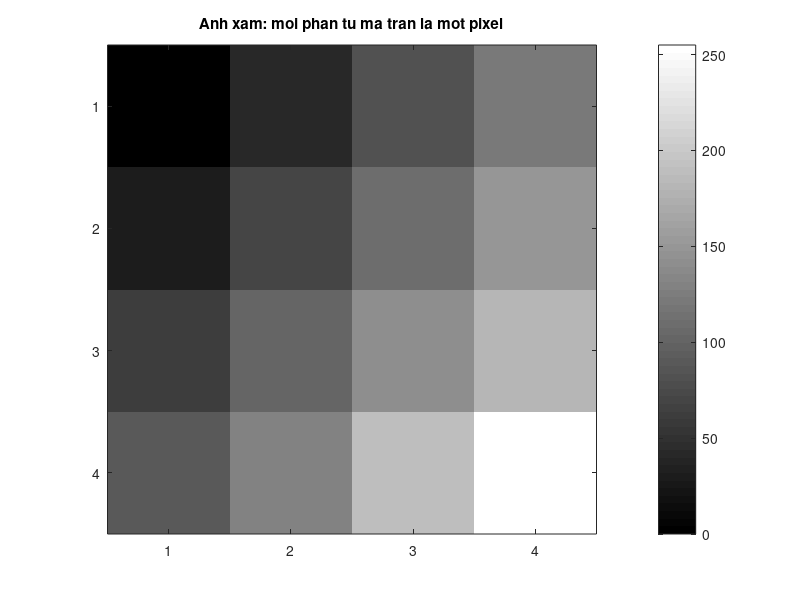
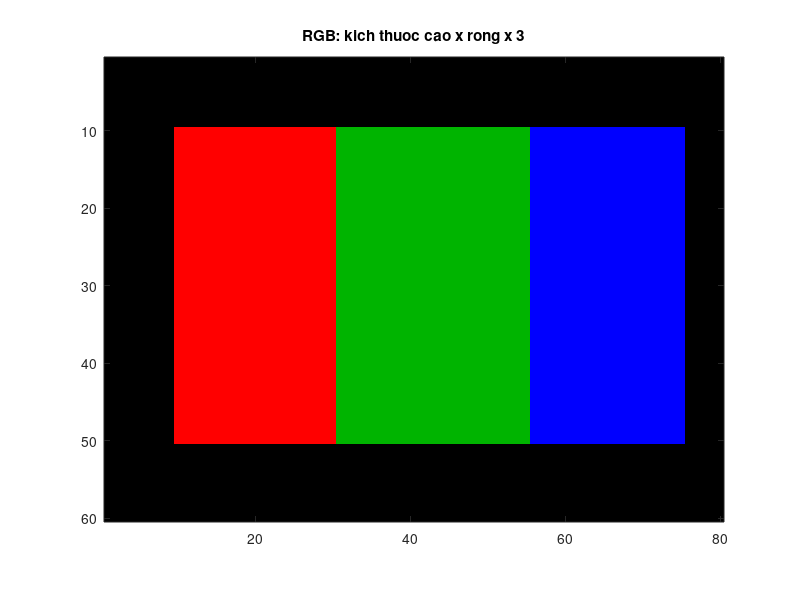
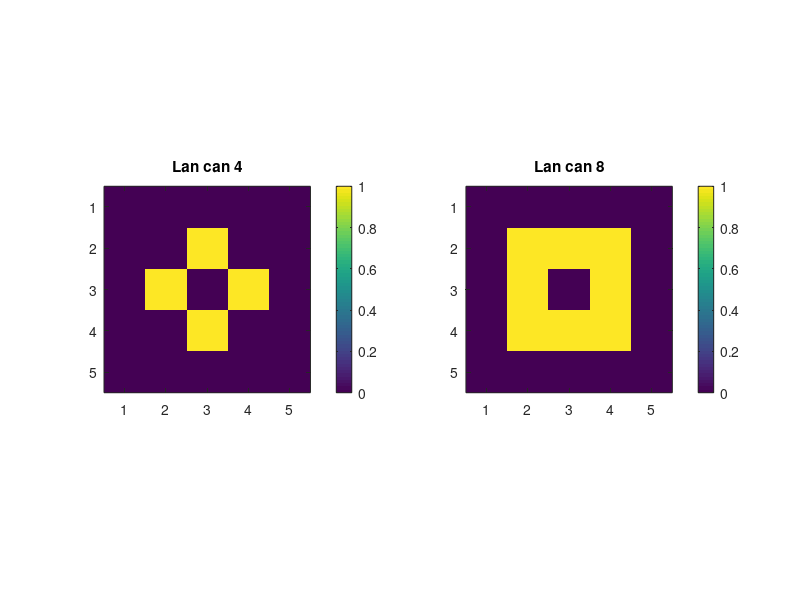
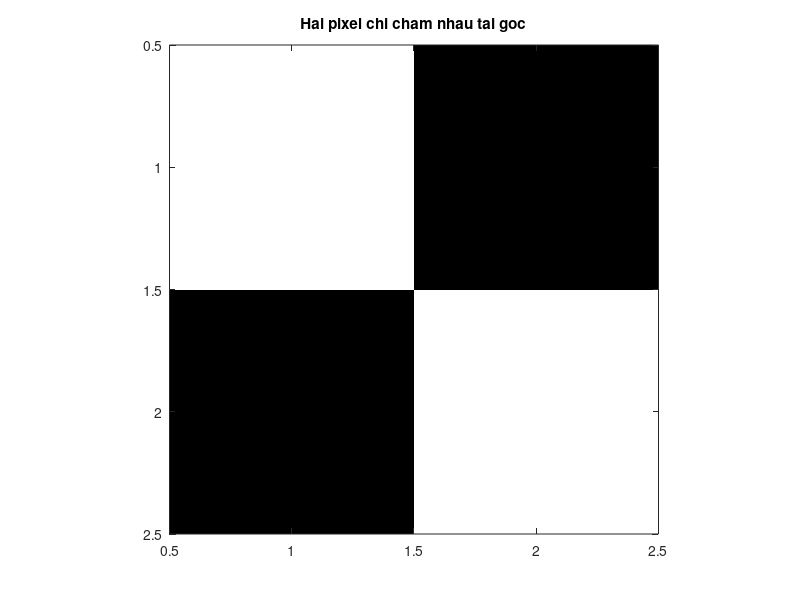

MATLAB code to generate these figures, in order:
%% CHUONG 2 - GOI Y LOI GIAI
% Chay tung section (Ctrl+Enter) hoac chay ca file.

clear; close all; clc;

%% Bai 1
I = uint8([0 40 80 120; ...
           30 70 110 150; ...
           60 100 140 180; ...
           90 130 190 255]);
p = I(2,3);                  % p = 110
fprintf('I co kich thuoc %d x %d, kieu %s, I(2,3)=%d\n', ...
    size(I,1), size(I,2), class(I), p);
figure('Name','Loi giai 1');
imagesc(I); axis image; colormap gray; colorbar;
title('Anh xam: moi phan tu ma tran la mot pixel');

%% Bai 2
I2 = [10 80 130 240; 50 160 200 30; 90 100 220 170];
B = I2 >= 128;
disp('Anh nhi phan B (1 neu pixel >= 128):');
disp(B);

%% Bai 3
R = uint8(zeros(60, 80));
G = uint8(zeros(60, 80));
Bblue = uint8(zeros(60, 80));
R(10:50, 10:30) = 255;
G(10:50, 31:55) = 180;
Bblue(10:50, 56:75) = 255;
RGB = cat(3, R, G, Bblue);
greenAt2040 = RGB(20,40,2); % 180
fprintf('RGB co kich thuoc %s; kenh green tai (20,40) = %d\n', ...
    mat2str(size(RGB)), greenAt2040);
figure('Name','Loi giai 3'); image(RGB); axis image;
title('RGB: kich thuoc cao x rong x 3');

%% Bai 4
% Lan can 4: tren, duoi, trai, phai quanh tam (3,3).
N4 = false(5,5);
N4(2,3) = true; N4(4,3) = true;
N4(3,2) = true; N4(3,4) = true;
% Lan can 8 them bon o cheo.
N8 = N4;
N8(2,2) = true; N8(2,4) = true;
N8(4,2) = true; N8(4,4) = true;
figure('Name','Loi giai 4');
subplot(1,2,1); imagesc(N4); axis image; colorbar; title('Lan can 4');
subplot(1,2,2); imagesc(N8); axis image; colorbar; title('Lan can 8');

%% Bai 5
X = logical([1 0; 0 1]);
% Theo 4-lien thong: 2 thanh phan rieng.
% Theo 8-lien thong: 1 thanh phan, vi hai pixel ke nhau theo duong cheo.
fprintf(['Ma tran X co 2 pixel foreground. Chung tao 2 vung theo 4-lien thong ' ...
         'va 1 vung theo 8-lien thong.\n']);
figure('Name','Loi giai 5'); imagesc(X); axis image; colormap gray;
title('Hai pixel chi cham nhau tai goc');

%% Bai 6
fprintf(['P1: phep diem; P2: phep lan can; ' ...
         'P3: ket hop hai anh/ma tran; P4: bien doi mien Fourier.\n']);

%% Ghi nho
% RGB(:,:,1) = kenh do, RGB(:,:,2) = kenh luc, RGB(:,:,3) = kenh lam.
% JPEG thuong nen mat du lieu; PNG thuong nen khong mat du lieu.
% Loai anh (binary/grayscale/RGB/indexed) khac voi dinh dang tep (JPEG/PNG...).
